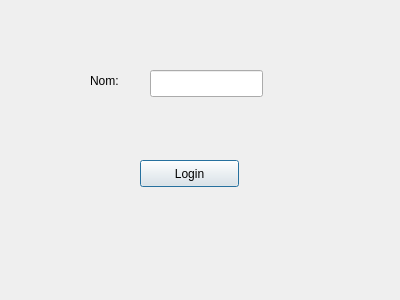
<?xml version="1.0" encoding="UTF-8"?>
<ui version="4.0">
 <class>Dialog</class>
 <widget class="QDialog" name="Dialog">
  <property name="geometry">
   <rect>
    <x>0</x>
    <y>0</y>
    <width>400</width>
    <height>300</height>
   </rect>
  </property>
  <property name="windowTitle">
   <string>Dialog</string>
  </property>
  <widget class="QLabel" name="label">
   <property name="geometry">
    <rect>
     <x>90</x>
     <y>70</y>
     <width>61</width>
     <height>21</height>
    </rect>
   </property>
   <property name="text">
    <string>Nom:</string>
   </property>
  </widget>
  <widget class="QLineEdit" name="usrLineEdit">
   <property name="geometry">
    <rect>
     <x>150</x>
     <y>70</y>
     <width>113</width>
     <height>27</height>
    </rect>
   </property>
  </widget>
  <widget class="QPushButton" name="LoginBtn">
   <property name="geometry">
    <rect>
     <x>140</x>
     <y>160</y>
     <width>99</width>
     <height>27</height>
    </rect>
   </property>
   <property name="text">
    <string>Login</string>
   </property>
  </widget>
 </widget>
 <resources/>
 <connections/>
</ui>
